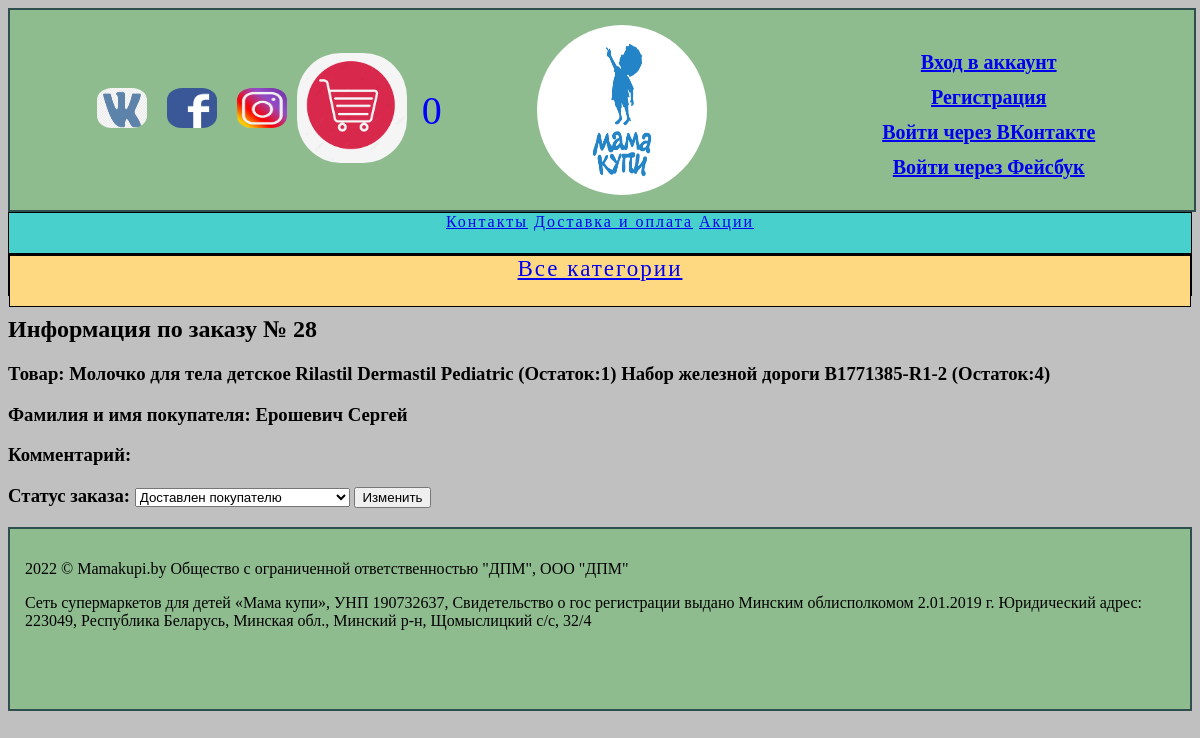
Page /order_details/28/ on the committed database.
### main/models.py (models this page shows, shortened)
class Order(models.Model):
    CHOICES_PAYMENT = (
        ('Наличные','Наличные при получении'),
        ('Оплата картой', 'Оплата картой'),
    )
    CHOICES_DELIVERY = (
        ('Самовывоз', 'Самовывоз'),
        ('Курьер', 'Курьер'),
        ('Почта', 'Почта'),
    )
    CHOICES_STATUS = (
        ('Принято в обработку', 'Принято в обработку'),
        ('Упакован и отправлен', 'Упакован и отправлен'),
        ('Доставлен покупателю', 'Доставлен покупателю'),
        ('Ожидание поступления товара', 'Ожидание поступления товара'),
        ('Отменен', 'Отменен'),
    )
    data_order = models.DateTimeField(auto_now_add=True)
    products = models.ManyToManyField('Product', verbose_name='Товар')
    buyer = models.ForeignKey(User, on_delete=models.SET_NULL, null=True, verbose_name='Покупатель')
    status = models.CharField(max_length=50, default='Принято в обработку', choices=CHOICES_STATUS, verbose_name='Статус заказа')
    total = models.DecimalField(max_digits=5, decimal_places=2, verbose_name='Итого')
    payment = models.CharField(max_length=50, choices=CHOICES_PAYMENT, verbose_name='Способ оплаты')
    delivery = models.CharField(max_length=50, choices=CHOICES_DELIVERY, verbose_name='Способ доставки')
    comment = models.TextField(blank=True, verbose_name='Комментарий')
    adress = models.TextField(null=True, verbose_name='Адрес')
    phone = models.CharField(null=True, max_length=13, verbose_name='Телефон')

class Product(models.Model):
    name = models.CharField(max_length=200, db_index=True)
    slug = AutoSlugField(max_length=200, db_index=True, populate_from='name')
    category = models.ForeignKey(Category, related_name='products', on_delete=models.CASCADE)
    brand = models.ForeignKey(Brand, related_name='brands', on_delete=models.CASCADE, null=True)
    price = models.DecimalField(max_digits=6, decimal_places=2)
    discount = models.BooleanField(default=False)
    sale = models.DecimalField(default=1, decimal_places=2, max_digits=3)
    country = models.CharField(max_length=50, db_index=True)
    description = models.TextField(blank=True)
    full_description = models.TextField(blank=True)
    stock = models.PositiveIntegerField()
    available = models.BooleanField(default=True)
    created = models.DateTimeField(auto_now_add=True)
    updated = models.DateTimeField(auto_now=True)
    rating = models.FloatField(null=True, blank=True)
    cost_price = models.DecimalField(max_digits=6, decimal_places=2, default=0)
    def __str__(self):
        return self.name
    class Meta:
        ordering=('name',)
        index_together = (('id','slug'),)

### main/views.py (the view)
# urls.py: path('order_details/<order_id>/', order_details, name='order_details'),
def order_details(request, order_id):
    order = Order.objects.get(id=order_id)
    form = StatusForm(initial={'status': order.status})
    if request.method == 'POST':
        order.status = request.POST['status']
        order.save()
        return redirect(f'/order_details/{order_id}/')
    context = {'order':order, 'form': form}
    return render(request, 'order_details.html', context)

### main/forms.py
class StatusForm(forms.ModelForm):
    class Meta:
        model = Order
        fields = ('status',)

### cart/cart.py (called while the page is built)
    def __len__(self):
        return sum(item['quantity'] for item in self.cart.values())

### cart/context_processors.py (called while the page is built)
def cart(request):
    return {'cart': Cart(request)}

### main/templates/order_details.html (shortened to what this page needs)
{% extends "main.html" %}
{% block content %}
<body>
<h2>Информация  по заказу № {{order.id}}</h2>
<h3>Товар: {% for products in order.products.all %} {{products}} (Остаток:{{products.stock}}) {% endfor %}</h3>
<h3>Фамилия  и имя покупателя: {{order.buyer.last_name}} {{order.buyer.first_name}}</h3>
<h3>Комментарий: {{order.comment}}</h3>
<h3><form action="" method="post">
        {{form}}
        <button>Изменить</button>
    </form></h3>
</body>
{% endblock %}>

### main/static/css/style.css (style rules this page uses)
body { background: silver; }

### rows in the picture
Order: id "28", buyer.last_name "Ерошевич", buyer.first_name "Сергей"
Product: name "Молочко для тела детское Rilastil Dermastil Pediatric", stock "1"
Product: name "Набор железной дороги B1771385-R1-2", stock "4"
